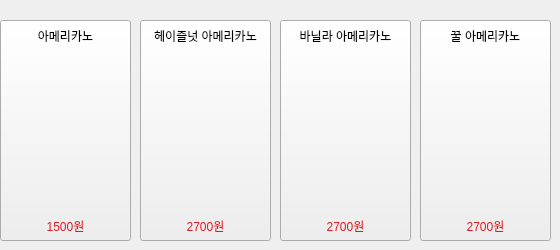
     <widget class="QWidget" name="page_11">
      <widget class="QPushButton" name="btn1_menu2">
       <property name="geometry">
        <rect>
         <x>140</x>
         <y>20</y>
         <width>131</width>
         <height>221</height>
        </rect>
       </property>
       <property name="text">
        <string/>
       </property>
       <property name="icon">
        <iconset>
         <normaloff>../../바탕화면/MEGA/추천메뉴/20220630164924_1656575364475_feNS9vEV6A.jpg</normaloff>../../바탕화면/MEGA/추천메뉴/20220630164924_1656575364475_feNS9vEV6A.jpg</iconset>
       </property>
       <property name="iconSize">
        <size>
         <width>251</width>
         <height>241</height>
        </size>
       </property>
      </widget>
      <widget class="QPushButton" name="btn1_menu">
       <property name="geometry">
        <rect>
         <x>0</x>
         <y>20</y>
         <width>131</width>
         <height>221</height>
        </rect>
       </property>
       <property name="text">
        <string/>
       </property>
       <property name="icon">
        <iconset>
         <normaloff>../../바탕화면/MEGA/추천메뉴/20220630153107_1656570667406_prmnWqNIw2.jpg</normaloff>../../바탕화면/MEGA/추천메뉴/20220630153107_1656570667406_prmnWqNIw2.jpg</iconset>
       </property>
       <property name="iconSize">
        <size>
         <width>251</width>
         <height>241</height>
        </size>
       </property>
      </widget>
      <widget class="QPushButton" name="btn1_menu4">
       <property name="geometry">
        <rect>
         <x>420</x>
         <y>20</y>
         <width>131</width>
         <height>221</height>
        </rect>
       </property>
       <property name="text">
        <string/>
       </property>
       <property name="icon">
        <iconset>
         <normaloff>../../바탕화면/MEGA/추천메뉴/20220630163330_1656574410483_cz_Tmv21CE.jpg</normaloff>../../바탕화면/MEGA/추천메뉴/20220630163330_1656574410483_cz_Tmv21CE.jpg</iconset>
       </property>
       <property name="iconSize">
        <size>
         <width>251</width>
         <height>241</height>
        </size>
       </property>
      </widget>
      <widget class="QPushButton" name="btn1_menu3">
       <property name="geometry">
        <rect>
         <x>280</x>
         <y>20</y>
         <width>131</width>
         <height>221</height>
        </rect>
       </property>
       <property name="text">
        <string/>
       </property>
       <property name="icon">
        <iconset>
         <normaloff>../../바탕화면/MEGA/추천메뉴/20220630163330_1656574410483_cz_Tmv21CE.jpg</normaloff>../../바탕화면/MEGA/추천메뉴/20220630163330_1656574410483_cz_Tmv21CE.jpg</iconset>
       </property>
       <property name="iconSize">
        <size>
         <width>251</width>
         <height>241</height>
        </size>
       </property>
      </widget>
      <widget class="QLabel" name="label_18">
       <property name="geometry">
        <rect>
         <x>10</x>
         <y>20</y>
         <width>111</width>
         <height>31</height>
        </rect>
       </property>
       <property name="styleSheet">
        <string notr="true">
background-color: rgb(191, 64, 64, 0);</string>
       </property>
       <property name="text">
        <string>아메리카노</string>
       </property>
       <property name="alignment">
        <set>Qt::AlignCenter</set>
       </property>
      </widget>
      <widget class="QLabel" name="label_17">
       <property name="geometry">
        <rect>
         <x>10</x>
         <y>210</y>
         <width>111</width>
         <height>31</height>
        </rect>
       </property>
       <property name="styleSheet">
        <string notr="true">color: rgb(224, 27, 36);
background-color: rgb(252, 8, 8, 0);</string>
       </property>
       <property name="text">
        <string>1500원</string>
       </property>
       <property name="alignment">
        <set>Qt::AlignCenter</set>
       </property>
      </widget>
      <widget class="QLabel" name="label_19">
       <property name="geometry">
        <rect>
         <x>150</x>
         <y>210</y>
         <width>111</width>
         <height>31</height>
        </rect>
       </property>
       <property name="styleSheet">
        <string notr="true">color: rgb(224, 27, 36);
background-color: rgb(252, 8, 8, 0);</string>
       </property>
       <property name="text">
        <string>2700원</string>
       </property>
       <property name="alignment">
        <set>Qt::AlignCenter</set>
       </property>
      </widget>
      <widget class="QLabel" name="label_20">
       <property name="geometry">
        <rect>
         <x>140</x>
         <y>20</y>
         <width>131</width>
         <height>31</height>
        </rect>
       </property>
       <property name="styleSheet">
        <string notr="true">
background-color: rgb(191, 64, 64, 0);</string>
       </property>
       <property name="text">
        <string>헤이즐넛 아메리카노</string>
       </property>
       <property name="alignment">
        <set>Qt::AlignCenter</set>
       </property>
      </widget>
      <widget class="QLabel" name="label_21">
       <property name="geometry">
        <rect>
         <x>290</x>
         <y>210</y>
         <width>111</width>
         <height>31</height>
        </rect>
       </property>
       <property name="styleSheet">
        <string notr="true">color: rgb(224, 27, 36);
background-color: rgb(252, 8, 8, 0);</string>
       </property>
       <property name="text">
        <string>2700원</string>
       </property>
       <property name="alignment">
        <set>Qt::AlignCenter</set>
       </property>
      </widget>
      <widget class="QLabel" name="label_22">
       <property name="geometry">
        <rect>
         <x>290</x>
         <y>20</y>
         <width>111</width>
         <height>31</height>
        </rect>
       </property>
       <property name="styleSheet">
        <string notr="true">
background-color: rgb(191, 64, 64, 0);</string>
       </property>
       <property name="text">
        <string>바닐라 아메리카노</string>
       </property>
       <property name="alignment">
        <set>Qt::AlignCenter</set>
       </property>
      </widget>
      <widget class="QLabel" name="label_23">
       <property name="geometry">
        <rect>
         <x>430</x>
         <y>210</y>
         <width>111</width>
         <height>31</height>
        </rect>
       </property>
       <property name="styleSheet">
        <string notr="true">color: rgb(224, 27, 36);
background-color: rgb(252, 8, 8, 0);</string>
       </property>
       <property name="text">
        <string>2700원</string>
       </property>
       <property name="alignment">
        <set>Qt::AlignCenter</set>
       </property>
      </widget>
      <widget class="QLabel" name="label_24">
       <property name="geometry">
        <rect>
         <x>430</x>
         <y>20</y>
         <width>111</width>
         <height>31</height>
        </rect>
       </property>
       <property name="styleSheet">
        <string notr="true">
background-color: rgb(191, 64, 64, 0);</string>
       </property>
       <property name="text">
        <string>꿀 아메리카노</string>
       </property>
       <property name="alignment">
        <set>Qt::AlignCenter</set>
       </property>
      </widget>
      <zorder>btn1_menu4</zorder>
      <zorder>btn1_menu3</zorder>
      <zorder>btn1_menu</zorder>
      <zorder>btn1_menu2</zorder>
      <zorder>label_18</zorder>
      <zorder>label_17</zorder>
      <zorder>label_19</zorder>
      <zorder>label_20</zorder>
      <zorder>label_21</zorder>
      <zorder>label_22</zorder>
      <zorder>label_23</zorder>
      <zorder>label_24</zorder>
     </widget>
